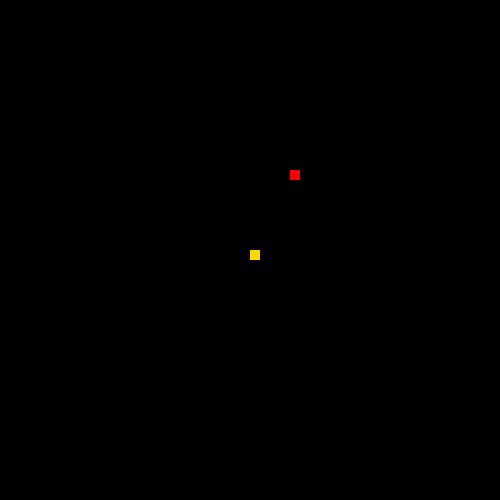
Frame 1 (no input)
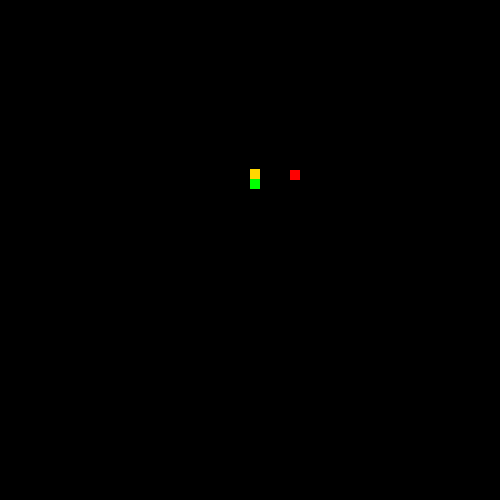
Frame 60 (the mouse pressed at the canvas centre just before this capture)
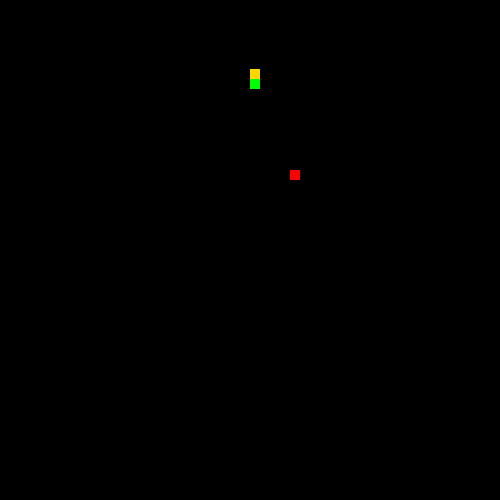
Frame 120 (the mouse held since frame 60 and released just before this capture)

The Processing sketch that drew these frames (run headless with seeded random() and noise(); from frame 60 on, the mouse is pressed at the canvas centre):

// Processing sketch: SnakeRecipe
// ── SnakeRecipe.pde

// 1. Follow the recipe instructions inside the Segment class.

// The Segment class will be used to represent each part of the moving snake.

class Segment {

  //2. Create x and y member variables to hold the location of each segment.
      int x;
      int y;
  // 3. Add a constructor with parameters to initialize each variable.
    Segment(int xPos, int yPos) {
       this.x = xPos;
       this.y = yPos;
    }

  // 4. Add getter and setter methods for both the x and y member variables.
  
  int getX() {
    return x;
  }
  int getY() {
    return y;
  }
  void setX(int newX) {
    x  = newX;
  }
  void setY(int newY) {
    y = newY;
  }
}


// 5. Create (but do not initialize) a Segment variable to hold the head of the Snake
Segment head;


// 6. Create and initialize a String to hold the direction of your snake e.g. "up"
String direction;


// 7. Create and initialize a variable to hold how many pieces of food the snake has eaten.
// give it a value of 1 to start.
int foodCount = 1000;


// 8. Create and initialize foodX and foodY variables to hold the location of the food.
int foodX = int(random(10,40))*10;
int foodY =  int(random(10,40))*10;

boolean isDisco = false;


// (Hint: use the random method to set both the x and y to random locations within the screen size (500 by 500).)

//int foodX = ((int)random(50)*10);



void setup() {

  // 9. Set the size of your sketch (500 by 500).

  size(500, 500);


  // 10. initialize your head to a new segment.
      head = new Segment(250,250);

  // 11. Use the frameRate(int rate) method to set the rate to 20.
    frameRate(10);
    direction = "up";
    noStroke();
}


void draw() {

  background(0);


  //12. Call the manageTail, drawFood, drawSnake, move, and collision methods.
  manageTail();
  drawFood();
  drawSnake();
  move();
  collision();
  
}


// 13. Complete the drawFood method below. (Hint: each piece of food should be a 10 by 10 rectangle).

void drawFood() {
  fill(255,0,0);
  rect(foodX, foodY, 10,10);
  fill(255,255,255);
}


//14. Draw the snake head (use a 10 by 10 rectangle)

void drawSnake() {
  if(isDisco == true) {
   fill(random(0,255),random(0,255),random(0,255));
  }
  else {
      fill(255,215,0);
   }
 
  rect(head.getX(), head.getY(), 10,10);
  fill(255,255,255);
  //test your code
}


// 15. Complete the move method below.

void move() {

  // 16. Using a switch statement, make your snake head move by 10 pixels in the correct direction.
  //This is an incomplete switch statement:
  switch(direction) {
  case "up":
    head.setY(head.getY()-10);
    break;
  case "down":
    head.setY(head.getY()+10);
    break;
  case "left":
      head.setX(head.getX()-10);
    break;
  case "right":
    head.setX(head.getX()+10);
    break;
  }
  


  // 17. Call the checkBoundaries method to make sure the snake head doesn't go off the screen.
  checkBoundaries();
}


// 18. Complete the keyPressed method below. Use if statements to set your direction variable depending on what key is pressed.

void keyPressed() {
  if(key == 'w') {
     if(direction != "down") {
    direction = "up";
     }
  }
  if(key == 'a') {
     if(direction != "right") {
    direction = "left";
     }
  }
  if(key == 's') {
    if(direction != "up") {
    direction = "down";
    }
    
  }
  if(key == 'd') {
     if(direction != "left") {
    direction = "right";
     }
  }
  if(key == 'i') {
    if(isDisco == false) {
      isDisco = true;
    }
    else {
      isDisco = false;
    }
  }
}



// 19. check if your head is out of bounds (teleport your snake head to the other side).

void checkBoundaries() {
  if(head.getX() > width) {
    head.setX(1);
  }
  if(head.getX() < 0) {
    head.setX(width-1);
  }
  if(head.getY() > height) {
    head.setY(1);
  }
  if(head.getY() < 0) {
    head.setY(height-1);
  }
}



//20. Make sure that the key for your current direction’s opposite doesn’t work(i.e. If you’re going up, down key shouldn’t work)



// 21. Complete the missing parts of the collision method below.

void collision() {

  // If the segment is colliding with a piece of food...
     // Increase the amount of food eaten and set foodX and foodY to new random locations.
     if(head.getX() >= foodX-5 && head.getX() <= foodX+5) {
       if(head.getY() >= foodY-5 && head.getY() <= foodY+5) {
         foodCount = foodCount + 1;
         foodX =  int(random(10,40))*10;
         foodY =  int(random(10,40))*10;
       }
     }
}



/**
 
 ** Part 2: making the tail (the rest of the snake)
 
 **/

//  1. Create and initialize an ArrayList of Segments. (This will be your snake tail!)
  ArrayList<Segment> tailArr = new ArrayList<Segment>();

// 2. Complete the missing parts of the manageTail method below and call it in the draw method.

void manageTail() {

  //Call the drawTail and checkTailCollision methods.
    drawTail();
    checkTailCollision();
  // Add a new Segment to your ArrayList that has the same X and Y as the head of your snake.
    tailArr.add(new Segment(head.getX(), head.getY()));
  // To keep your tail the right length:
  // while the tail size is greater than the number of food pieces eaten, remove the first Segment in your tail.
    if(tailArr.size() > foodCount) {
       tailArr.remove(0);
    }
}

void drawTail() {
  boolean darkGreen = false;
    // Draw a 10 by 10 rectangle for each Segment in your snake ArrayList.
    for(Segment current : tailArr) {
      if(darkGreen) {
        fill(0,100,0);
        darkGreen = false;
      }
      else {
        if(isDisco == true) {
           fill(random(0,255),random(0,255),random(0,255));
        }
        else {
          fill(0,255,0);
        }
       
        //darkGreen = true;
      }
      
      rect(current.getX(), current.getY(), 10, 10);
      fill(255,255,255);
      
    }
}    


// 3. Complete the missing parts of the bodyCollision method below.

void checkTailCollision() {

  // If your head has the same location as one of your segments...
    for(Segment check : tailArr) {
      if(head.getX() >= check.getX()-5 && head.getX() <= check.getX()+5) {
       if(head.getY() >= check.getY()-5 && head.getY() <= check.getY()+5) {
         print("hi");
          foodCount = 1;
          tailArr.clear();
          break;
       }
     }
    }
  // reset your food variable

  //Call this method at the beginning of your manageTail method.
}
